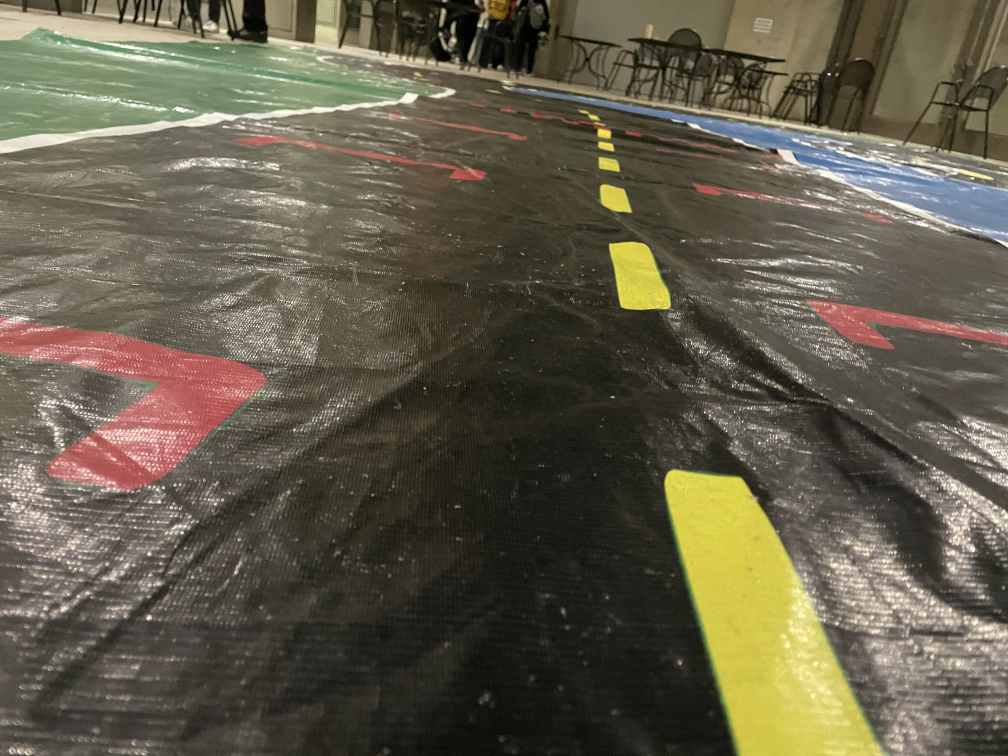
#> input picture IMG_1121.jpeg, 4032 x 3024 px (shown at 1/4 size)
$ python -i lane_find.py   (imports and definitions only)
#> lines starting #> are read from the running program, lines starting #| are printed output that depends on the picture; after the words box and inside, x2 and y2 are one past the last pixel; in counts of white or black regions, pixels touching at a corner belong together
from utils import vesc
import cv2
import numpy as np
from utils.lane_detect import *
import depthai as dai
import signal

# calc steering for given center point
def calc_angle(frame, center_pt):
    width, height = frame.shape[1], frame.shape[0]
    x, y = center_pt
    x -= width/2
    if abs(x) < 0.01:
        return 0.5
    y = height - y
    angle = np.arctan(y/x)*1.3
    return angle/np.pi + 0.5

# [46 lines left out: functions find_intersection, lane_steer, not called in this run]


def region_of_interest(image): #function for extracting region of interest
    #bounds in (x,y) format
    bounds = np.array([[[0,500],[0,290],[650,290],[650,550]]],dtype=np.int32)
    # bounds = np.array([[[0,image.shape[0]],[0,image.shape[0]/2],[900,image.shape[0]/2],[900,image.shape[0]]]],dtype=np.int32)
    mask=np.zeros_like(image)
    cv2.fillPoly(mask,bounds,[255,255,255])
    # show_image('inputmask',mask)
    masked_image = cv2.bitwise_and(image,mask)
    # show_image('mask',masked_image)
    return masked_image

def center_steer(image):
    centers = []
    #Importing and adjusting image
    image = cv2.resize(image,(650,500))
    image = cv2.flip(image,0)
    image = region_of_interest(image)

    #Convert to hsv color space
    lane_image = np.copy(image)
    # print(lane_image.shape)
    lane_image = cv2.cvtColor(lane_image,cv2.COLOR_BGR2HSV)
    # show_image('hsv_input',lane_image)


    #Defining upper and lower boundaries for yellow color
    #Create mask
    lower_yellow = np.array([22,33,100])
    upper_yellow = np.array([39,164,203])
    lane_yellow_mask = cv2.inRange(lane_image,lower_yellow,upper_yellow)
    # show_image('BW lines',lane_yellow_mask)


    result = cv2.bitwise_and(image, image, mask=lane_yellow_mask)
    # show_image('yellow lines',result)


    ## Converting to binary threshold and finding contours
    gray = cv2.cvtColor(result,cv2.COLOR_RGB2GRAY)
    blurred = cv2.GaussianBlur(gray, (5, 5), 0)
    # apply binary thresholding apply Otsu's automatic thresholding which automatically determines the best threshold value
    ret, thresh = cv2.threshold(blurred, 0, 255, cv2.THRESH_BINARY | cv2.THRESH_OTSU)
    # visualize the binary image
    # show_image('Binary image', thresh)
    # contours, hierarchy = cv2.findContours(lane_yellow_mask, 1, cv2.CHAIN_APPROX_NONE)
    contours, hierarchies = cv2.findContours(thresh, cv2.RETR_LIST, cv2.CHAIN_APPROX_SIMPLE)
    for contour in contours:
        cv2.drawContours(result, contour, -1, (0, 255, 0), 3)
    # show_image('Image with contours',result)


    ##Finding center of contours
    for i in contours:
        M = cv2.moments(i)
        if M['m00'] != 0:
            cx = int(M['m10']/M['m00'])
            cy = int(M['m01']/M['m00'])
            centers.append((cx,cy))

    if not centers:
        # print("Couldn't find center")
        return None
    low_pt = max(centers, key=lambda x: x[1])
    return calc_angle(image, low_pt)

>>> import cv2
>>> picture = cv2.imread('../IMG_1121.jpeg')
#> picture is the input picture: shape (3024, 4032, 3); mean B, G, R 74.5, 92.4, 98.8
>>> result = center_steer(picture)
#> in center_steer, `image = cv2.flip(image,0)`:
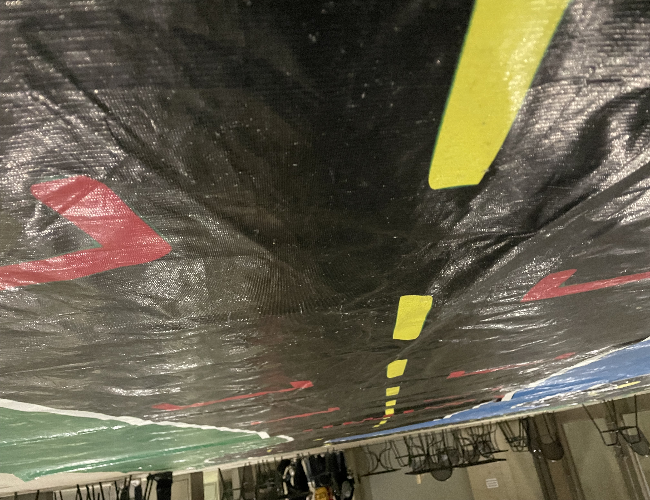
#> image: shape (500, 650, 3); mean of channels 0, 1, 2 74.4, 92.3, 98.6; drawn as B, G, R
#> in region_of_interest, `cv2.fillPoly(mask,bounds,[255,255,255])`:
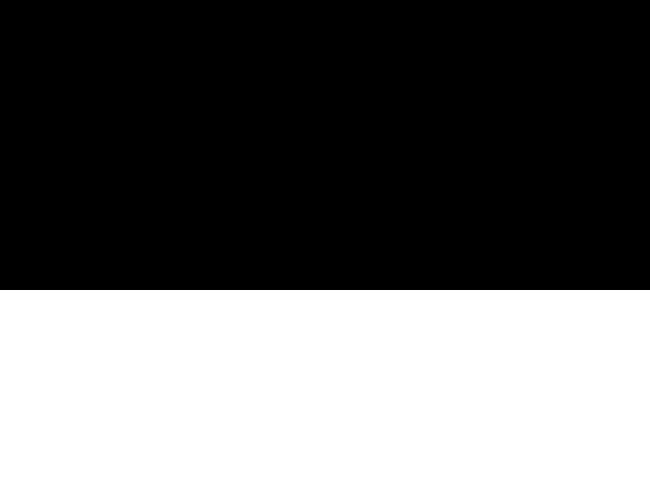
#> mask: shape (500, 650, 3); 42% white; 1 white region, box (x1, y1, x2, y2) and area: (0, 290, 650, 500) 136500
#> in region_of_interest, `masked_image = cv2.bitwise_and(image,mask)`:
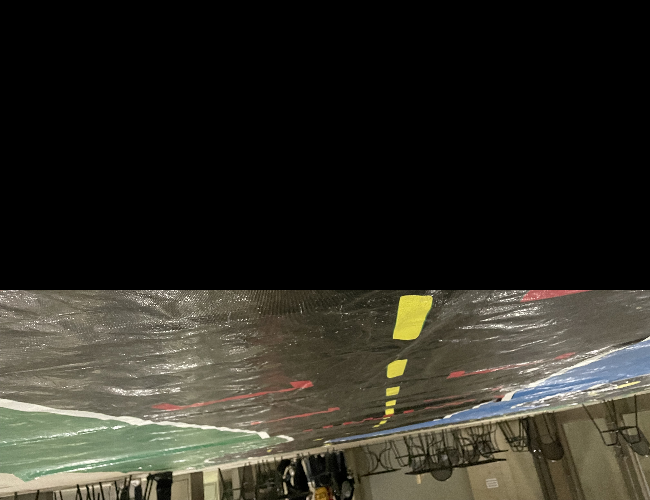
#> masked_image: shape (500, 650, 3); mean of channels 0, 1, 2 36.5, 44.6, 46.2; drawn as B, G, R
#> in center_steer, `lane_image = cv2.cvtColor(lane_image,cv2.COLOR_BGR2HSV)`: lane_image: shape (500, 650, 3); mean H, S, V 11.6, 28.8, 47.5
#> in center_steer, `lane_yellow_mask = cv2.inRange(lane_image,lower_yellow,upper_yellow)`:
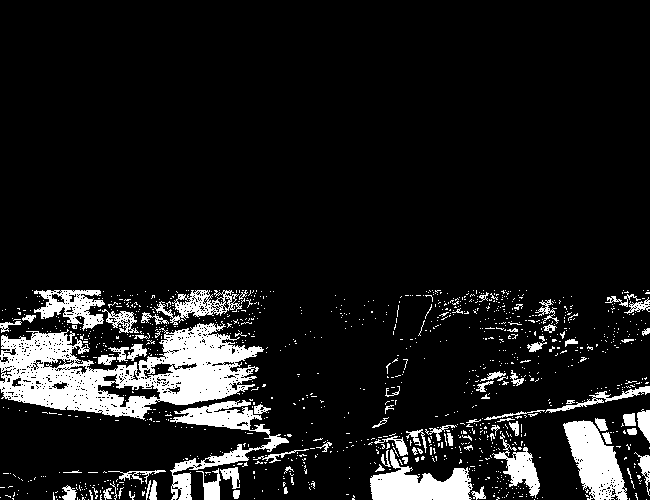
#> lane_yellow_mask: shape (500, 650); 10.7% white; 1172 white regions (1090 under 20 px), largest, box (x1, y1, x2, y2) and area: (0, 321, 264, 420) 12883, (170, 400, 289, 500) 2908, (563, 420, 628, 500) 2890
#> in center_steer, `blurred = cv2.GaussianBlur(gray, (5, 5), 0)`:
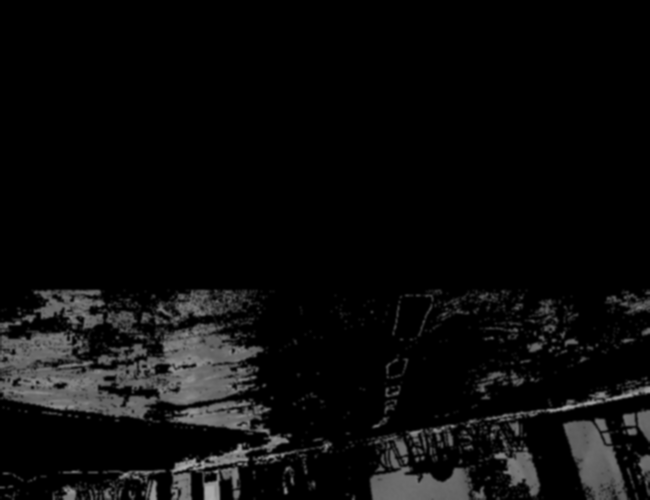
#> blurred: shape (500, 650); min 0, max 173, mean 11.9
#> in center_steer, `ret, thresh = cv2.threshold(blurred, 0, 255, cv2.THRESH_BINARY | cv2.T..`:
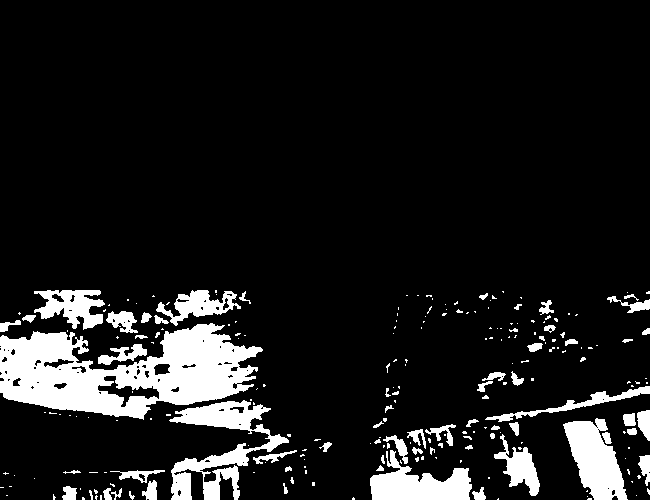
#> thresh: shape (500, 650); 11% white; 232 white regions (165 under 20 px)
#> in center_steer, `ret, thresh = cv2.threshold(blurred, 0, 255, cv2.THRESH_BINARY | cv2.T..`: ret = 46
#> in center_steer, `contours, hierarchies = cv2.findContours(thresh, cv2.RETR_LIST, cv2.CH..`: contours = 299 contours, 232 with area under 20; largest, box (x1, y1, x2, y2) and area: (0, 323, 263, 420) 14944, (169, 400, 289, 500) 3880, (563, 418, 628, 500) 2956, (370, 450, 472, 500) 2581, (34, 290, 105, 330) 1543
#> the loop in center_steer, `for contour in contours:` made 299 passes
#> contour on passes 1, 2, 5: [[588, 498], [587, 499], [591, 499], [591, 498]], [[498, 498], [497, 499], [498, 499]], [[587, 496]]
#> after the loop in center_steer, `for contour in contours:`:
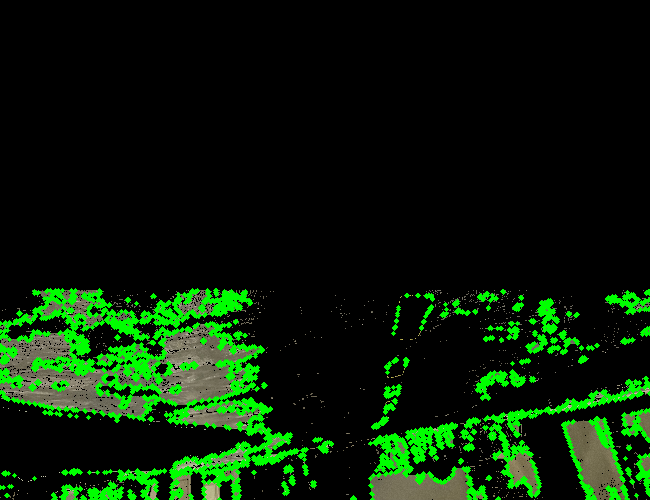
#> result: shape (500, 650, 3); mean of channels 0, 1, 2 6.1, 29.7, 7.9; drawn as B, G, R
#> the loop in center_steer, `for i in contours:` made 299 passes
#> (i, cx, cy) on passes 1, 2, 7, 13, 18, 28, 29, 30, 33, 42, 46: ([[588, 498], [587, 499], [591, 499], [591, 498]], 589, 498), ([[498, 498], [497, 499], [498, 499]], 497, 498), ([[100, 495], [100, 499], [101, 499], [101, 495]], 100, 497), ([[587, 490], [586, 491], [587, 491]], 586, 490), ([[607, 488], [608, 487], [609, 488], [608, 489]], 608, 488), ([[312, 482], [312, 485], [314, 485], [314, 482]], 313, 483), ([[175, 482], [176, 481], [177, 482], [176, 483]], 176, 482), ([[631, 481], [632, 482], [632, 481]], 631, 481), ([[488, 477], [488, 478], [489, 478], [489, 477]], 488, 477), ([[305, 470], [305, 473], [306, 473], [306, 470]], 305, 471), ([[304, 466], [304, 467], [305, 467], [305, 466]], 304, 466)
#> (cx, cy) on passes 3, 4, 8, 10, 11, 12: (353, 498), (82, 498), (95, 496), (53, 497), (131, 495), (613, 492)
#> after the loop in center_steer, `for i in contours:`: centers = 242 pairs, first value 4 to 648, second value 291 to 498
#> in center_steer, `low_pt = max(centers, key=lambda x: x[1])`: low_pt = (589, 498)
#> in calc_angle, `x, y = center_pt`: x = 589; y = 498
#> in calc_angle, `x -= width/2`: x = 264
#> in calc_angle, `y = height - y`: y = 2
#> in calc_angle, `angle = np.arctan(y/x)*1.3`: angle = 0.00985
#> result = 0.503

$ run again, on IMG_1123.jpeg
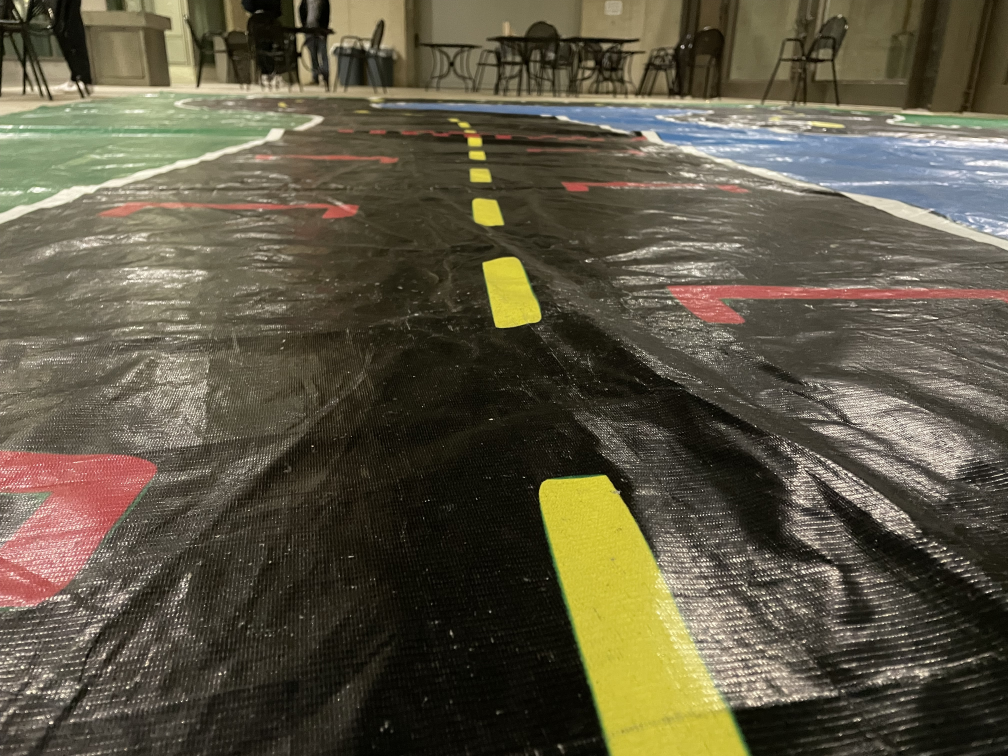
#> input picture IMG_1123.jpeg, 4032 x 3024 px (shown at 1/4 size)
#> picture is the input picture: shape (3024, 4032, 3); mean B, G, R 68, 87.1, 93.5
#> mask: shape (500, 650, 3); 42% white; 1 white region, box (x1, y1, x2, y2) and area: (0, 290, 650, 500) 136500
#> lane_image: shape (500, 650, 3); mean H, S, V 12.5, 33.4, 48.3
#> in center_steer, `lane_yellow_mask = cv2.inRange(lane_image,lower_yellow,upper_yellow)`:
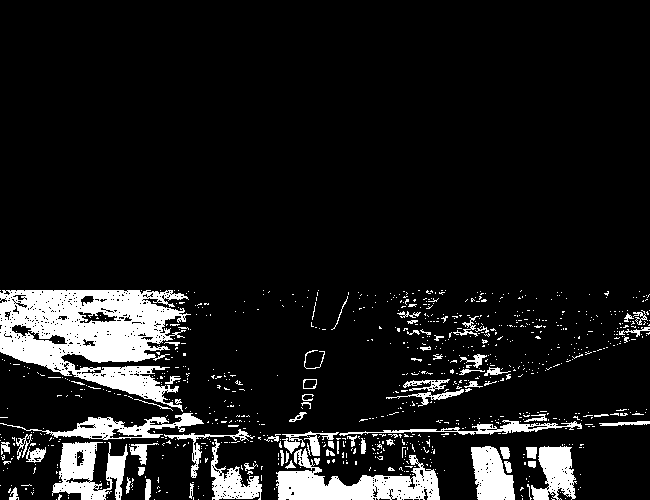
#> lane_yellow_mask: shape (500, 650); 10.5% white; 909 white regions (834 under 20 px), largest, box (x1, y1, x2, y2) and area: (0, 290, 191, 412) 12577, (276, 448, 440, 500) 4052, (52, 442, 128, 500) 2432
#> thresh: shape (500, 650); 10.6% white; 214 white regions (146 under 20 px)
#> ret = 51
#> contours = 259 contours, 195 with area under 20; largest, box (x1, y1, x2, y2) and area: (0, 290, 187, 411) 13618, (277, 455, 440, 500) 3852, (52, 442, 128, 500) 2476, (0, 413, 204, 441) 1898, (471, 446, 515, 500) 1630
#> the loop in center_steer, `for contour in contours:` made 259 passes
#> contour on passes 1, 4, 6: [[530, 499]], [[32, 492], [32, 493]], [[521, 488], [522, 488]]
#> after the loop in center_steer, `for contour in contours:`:
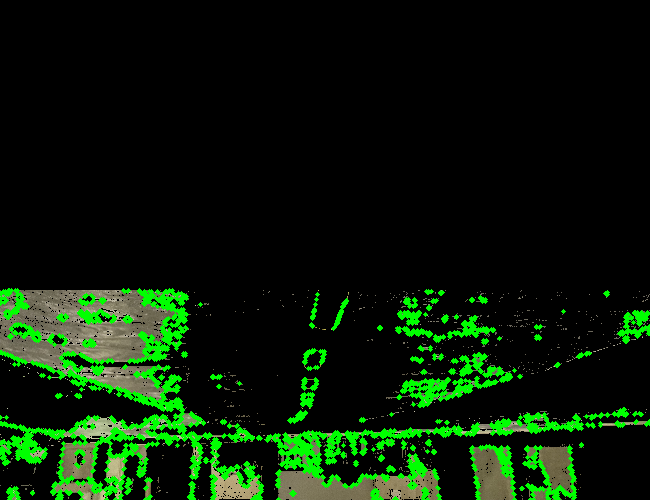
#> result: shape (500, 650, 3); mean of channels 0, 1, 2 6.7, 27.6, 9; drawn as B, G, R
#> the loop in center_steer, `for i in contours:` made 259 passes
#> (i, cx, cy) on passes 17, 22, 23, 25, 30, 33, 45: ([[355, 462], [355, 464], [356, 464], [356, 462]], 355, 463), ([[327, 460], [327, 462], [329, 462], [329, 460]], 328, 461), ([[312, 460], [311, 461], [312, 461]], 311, 460), ([[205, 459], [205, 461], [206, 461], [206, 459]], 205, 460), ([[343, 453], [342, 454], [343, 455], [343, 456]], 342, 454), ([[433, 451], [433, 452], [434, 452], [434, 451]], 433, 451), ([[412, 447], [412, 448], [413, 448], [413, 447]], 412, 447)
#> after the loop in center_steer, `for i in contours:`: centers = 207 pairs, first value 1 to 647, second value 291 to 496
#> low_pt = (59, 496)
#> in calc_angle, `x, y = center_pt`: x = 59; y = 496
#> in calc_angle, `x -= width/2`: x = -266
#> in calc_angle, `y = height - y`: y = 4
#> angle = -0.0195
#> `result = center_steer(picture)`: result = 0.494

$ run again, on IMG_1125.jpeg
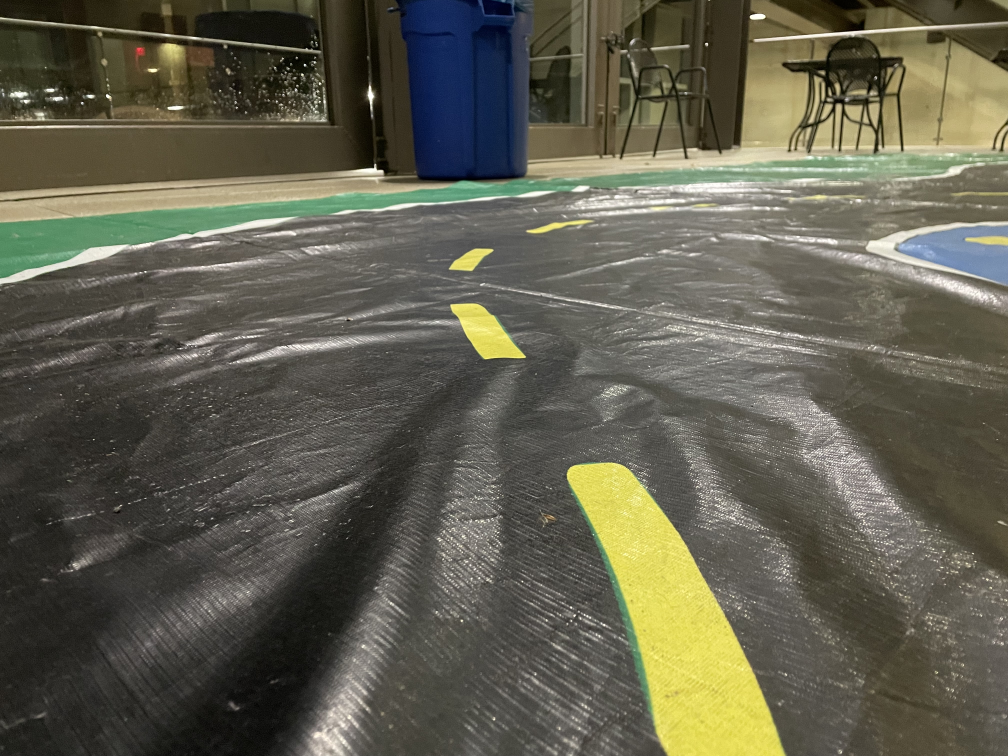
#> input picture IMG_1125.jpeg, 4032 x 3024 px (shown at 1/4 size)
#> picture is the input picture: shape (3024, 4032, 3); mean B, G, R 79.3, 94.9, 96.8
#> mask: shape (500, 650, 3); 42% white; 1 white region, box (x1, y1, x2, y2) and area: (0, 290, 650, 500) 136500
#> lane_image: shape (500, 650, 3); mean H, S, V 13.9, 34, 45.9
#> in center_steer, `lane_yellow_mask = cv2.inRange(lane_image,lower_yellow,upper_yellow)`:
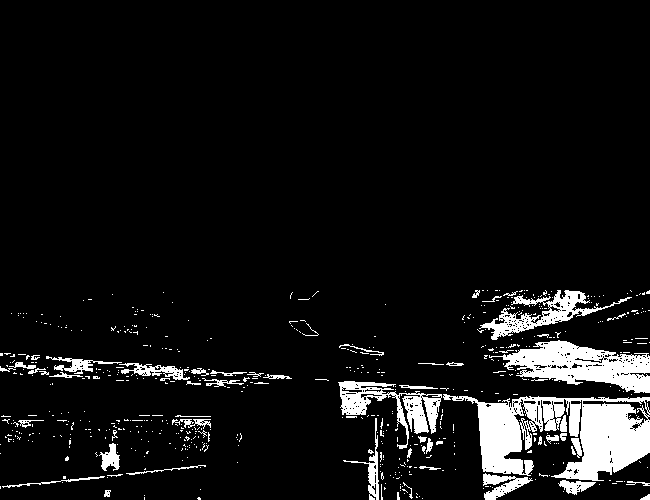
#> lane_yellow_mask: shape (500, 650); 7.6% white; 591 white regions (533 under 20 px), largest, box (x1, y1, x2, y2) and area: (443, 394, 650, 481) 9332, (489, 340, 650, 393) 4330, (338, 381, 442, 449) 2324
#> thresh: shape (500, 650); 7.7% white; 127 white regions (85 under 20 px)
#> ret = 54
#> contours = 175 contours, 130 with area under 20; largest, box (x1, y1, x2, y2) and area: (339, 381, 650, 500) 13610, (502, 340, 650, 394) 4537, (481, 290, 608, 340) 1587, (46, 356, 200, 385) 1138, (368, 451, 379, 500) 355
#> the loop in center_steer, `for contour in contours:` made 175 passes
#> contour on passes 1, 2, 4: [[381, 498], [381, 499], [382, 499], [382, 498]], [[198, 498], [198, 499], [200, 499], [199, 498]], [[410, 494], [410, 496], [411, 497], [411, 494]]
#> after the loop in center_steer, `for contour in contours:`:
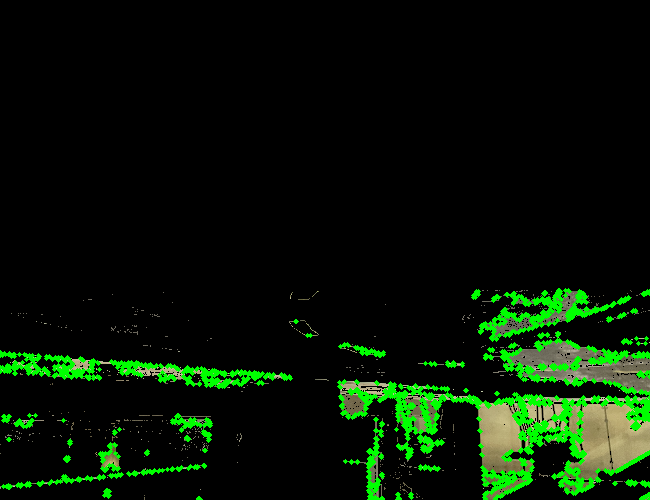
#> result: shape (500, 650, 3); mean of channels 0, 1, 2 4.9, 20.8, 7; drawn as B, G, R
#> the loop in center_steer, `for i in contours:` made 175 passes
#> (i, cx, cy) on passes 1, 2, 4, 18, 24, 27, 28: ([[381, 498], [381, 499], [382, 499], [382, 498]], 381, 498), ([[198, 498], [198, 499], [200, 499], [199, 498]], 198, 498), ([[410, 494], [410, 496], [411, 497], [411, 494]], 410, 495), ([[381, 474], [381, 475], [382, 476], [382, 474]], 381, 474), ([[172, 468], [171, 469], [167, 469], [172, 469]], 171, 468), ([[203, 465], [204, 466], [204, 465]], 203, 465), ([[351, 461], [351, 462], [357, 462], [357, 461]], 354, 461)
#> after the loop in center_steer, `for i in contours:`: centers = 148 pairs, first value 3 to 647, second value 292 to 498
#> low_pt = (381, 498)
#> in calc_angle, `x, y = center_pt`: x = 381; y = 498
#> in calc_angle, `x -= width/2`: x = 56
#> in calc_angle, `y = height - y`: y = 2
#> angle = 0.0464
#> `result = center_steer(picture)`: result = 0.515
